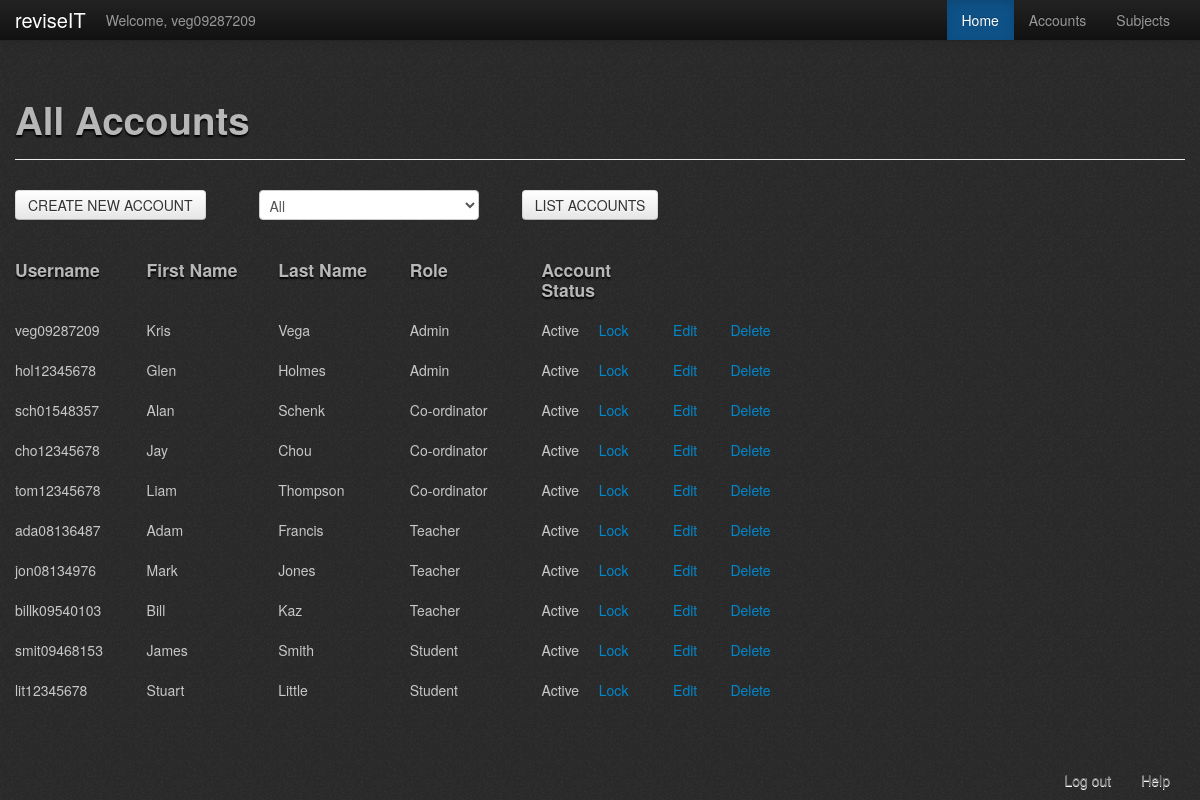
/php/admin/all_Accounts.php (signed in), run on an earlier commit of the app's database.
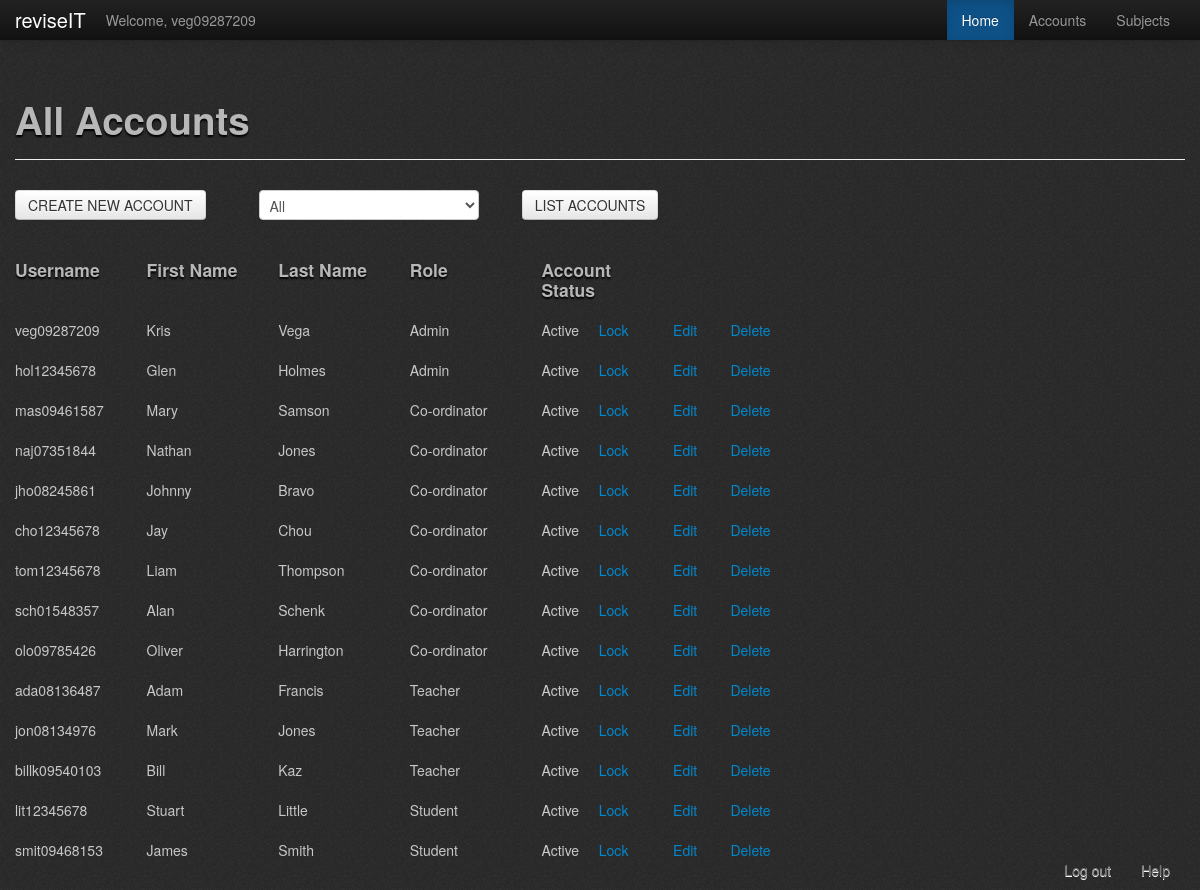
And on a later commit of the database.
### tables this page shows
CREATE TABLE `users` (
  `UserID` int(11) NOT NULL AUTO_INCREMENT,
  `fName` varchar(50) NOT NULL,
  `lName` varchar(50) NOT NULL,
  `username` varchar(50) NOT NULL,
  `password` varchar(50) NOT NULL,
  `role` int(1) NOT NULL COMMENT '1 = Admin, 2 = Coordinator, 3 = Teacher, 4 = Student',
  `locked` tinyint(1) NOT NULL COMMENT '0 = unlocked, 1 = locked',
  PRIMARY KEY (`UserID`)
);

### php/admin/all_Accounts.php (the view, shortened to what this page needs)
<?php
	include '../check_role.php';
?>
<!DOCTYPE html>
<html>
	<head>
		<?php
			include '../header_container.php';
		?>
	</head>
	<body>
		<?php
			include 'admin_menu_bar.php';
		?>
		<br /><br />
		<div class="container">
			<div class="page-header bootstro" data-bootstro-placement="bottom" data-bootstro-title="All Accounts" data-bootstro-content="Welcome to the accounts page. In here, you can see all the user information. You may create, edit and delete them.">
				<h1>All Accounts</h1>
			</div>
			<div class='row-fluid bootstro' data-bootstro-placement="bottom" data-bootstro-title="Accounts" data-bootstro-content="This is where all the account information are stored, it contains information like their name, their roles (access level) and if their account is locked or not. You can perform various actions such as, lock the account, edit or delete the account.">
				<?php
					if (isset($_GET["ROLE"])) $xrole = $_GET["ROLE"];
					else $xrole = 5;
					if ($xrole == 5 || $xrole == NULL)
					{
						$result = $db->prepare("SELECT * FROM users ORDER BY role ASC");
						$result->execute();
					}
				?>
				<div class='span8'>
					<div class='row-fluid'>
						<div class='span4 bootstro' data-bootstro-placement="bottom" data-bootstro-title="Create new Account" data-bootstro-content="Click this button to create a new account!">
							<form action='CreateUser.php' method='post'>
								<input type='submit' value='CREATE NEW ACCOUNT' name='newAccnt' class='btn' />
							</form>
						</div>
						<form action='<?php echo $_SERVER["PHP_SELF"]; ?>' method='post'>
							<div class='span4 bootstro' data-bootstro-placement="right" data-bootstro-title="Filters" data-bootstro-content="Click this drop down menu to select various options to filter the way you'd like to view the accounts.">
								<select name='listRole'>
									<option <?php if ($xrole == 5) echo " selected='selected'"; ?>>All</option>
								</select>
							</div>
							<div class='span4'>
								<input type='submit' value='LIST ACCOUNTS' name='newList' class='btn bootstro' data-bootstro-placement="right" data-bootstro-title="Filters" data-bootstro-content="After selecting the the option from the dropdown menu, click this button to list and filter the page." />
							</div>
						</form>
					</div>
					<div class='row-fluid'>
						<div class='span2'>
							<h4>Username</h4>
						</div>
						<div class='span2'>
							<h4>First Name</h4>
						</div>
						<div class='span2'>
							<h4>Last Name</h4>
						</div>
						<div class='span2'>
							<h4>Role</h4>
						</div>
						<div class='span2'>
							<h4>Account Status</h4>
						</div>
						<div class='span2'>
						</div>
					</div>
					<?php
						while($row = $result->fetch(PDO::FETCH_ASSOC))
						{
							echo "<div class='row-fluid'>";
								echo "<div class='span2'>".$row['username']."</div>";
								echo "<div class='span2'>".$row['fName']."</div>";
								echo "<div class='span2'>".$row['lName']."</div>";
								echo "<div class='span2'>";
									if ($row['role'] == "1") echo 'Admin';
									else if ($row['role'] == "2") echo 'Co-ordinator';
									else if ($row['role'] == "3") echo 'Teacher';
									else if ($row['role'] == "4") echo 'Student';
								echo"</div>";
								echo "<div class='span2'>";
									echo "<div class'row-fluid'>";
										echo "<div class='span6'>";
											if ($row['locked'] == "1") echo 'Locked';
											else echo 'Active';
										echo "</div>";
										echo "<div class='span6'>";
											if ($row['locked'] == "1")
											echo '<a href="UnlockAccount.php?ID=' . $row['username'] . '">Unlock</a>';
											else if ($row['locked'] == "0") echo '<a href="LockAccount.php?ID=' . $row['username'] . '">Lock</a>';
										echo "</div>";
									echo "</div>";
								echo"</div>";
								echo "<div class='span2'>";
									echo "<div class'row-fluid'>";
										echo "<div class='span6'>";
											echo "<div class='span1'>".'<a href="EditAccount.php?ID=' . $row['UserID'] . '">Edit</a></div>';
										echo "</div>";
										echo "<div class='span6'>";
											echo "<div class='span1'>".'<a href="DeleteAccount.php?ID=' . $row['UserID'] . '">Delete</a></div>';
										echo "</div>";
									echo "</div>";
								echo"</div>";
							echo "</div>";
						}
					?>
			</div>
		</div>
		<?php
			include '../footer.php';
		?>
	</body>
</html>

### php/header_container.php (shortened to what this page needs)
<link rel="stylesheet" type="text/css" href="../../assets/css/bootstrap-wysihtml5-0.0.2.css"></link>
<link rel="stylesheet" href="../../assets/css/version1.css">
<link rel="stylesheet" href="../../assets/css/bootstro.css">
<link rel="stylesheet" href="../../assets/css/bootstrap-responsive.css">

### php/admin/admin_menu_bar.php (shortened to what this page needs)
<div class="navbar navbar-fixed-top navbar-inverse">
	<div class="navbar-inner">
		<div class="container">
			<a href="../home_page_director.php" class="brand">reviseIT</a>
			<p class="nav navbar-text"><?php echo "Welcome, ".$_SESSION['username']?></strong></p>
			<div class="nav-collapse collapse">
				<ul class="nav pull-right">
					<li class="active bootstro" data-bootstro-placement="bottom" data-bootstro-title="Home Page" data-bootstro-content="Click this link to go to the <b>Home</b> page."><a href="admin_Home.php">Home</a></li>
					<li class="bootstro" data-bootstro-placement="bottom" data-bootstro-title="Accounts Page" data-bootstro-content="Click this link to go to the <b>Accounts</b> page"><a href="all_Accounts.php">Accounts</a></li>
					<li class="bootstro" data-bootstro-placement="bottom" data-bootstro-title="Subjects Page" data-bootstro-content="Click on this link to see a list of all the subjects."><a href="../subjects/all_Subjects.php">Subjects</a></li>
				</ul>
			</div>
		</div>
	</div>
</div>

### php/footer.php
<div class="navbar navbar-fixed-bottom">
	<div class="container">
		<div class="nav-collapse collapse">
			<ul class="nav pull-right">
				<li><a href="../logout.php">Log out</a></li>
				<li><a href="#" id="help">Help</a></li>
			</ul>
		</div>
	</div>
</div>

What changed in the data, as far as the page shows it:
added users: username "mas09461587", fName "Mary", lName "Samson", role "Co-ordinator", locked "Active"
added users: username "naj07351844", fName "Nathan", lName "Jones", role "Co-ordinator", locked "Active"
added users: username "jho08245861", fName "Johnny", lName "Bravo", role "Co-ordinator", locked "Active"
shown differently, row unchanged: users "sch01548357": moves down the list
added users: username "olo09785426", fName "Oliver", lName "Harrington", role "Co-ordinator", locked "Active"
shown differently, row unchanged: users "lit12345678": moves up the list
